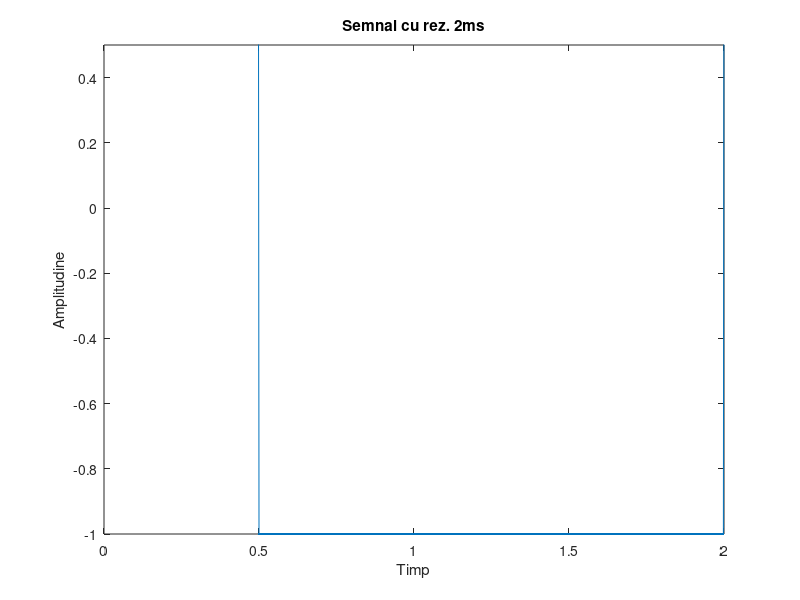
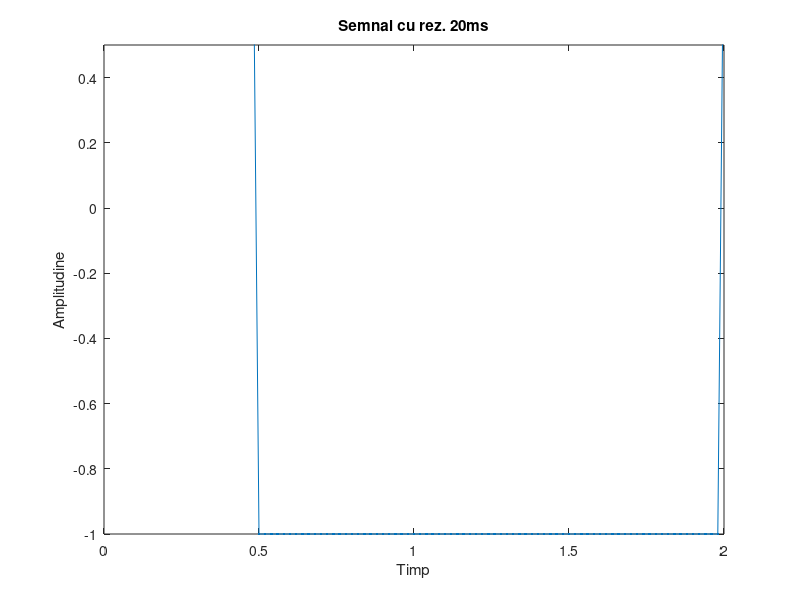
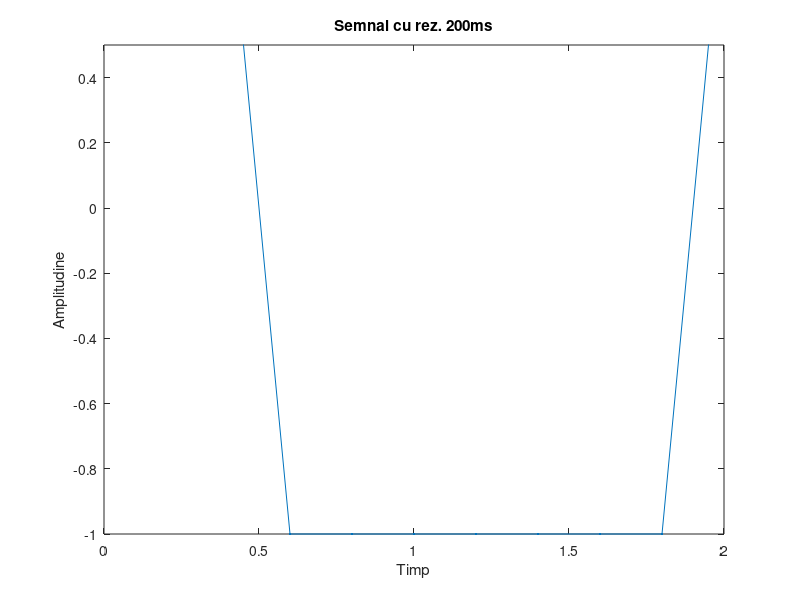

The MATLAB source for these figures, in order:
figure(1)
t=(0:0.002:2);%2 este rezolutia, iar 0.002 este rezolutia semnalului
x=square(1*pi*t,25);
plot(t,x,'.-')
axis([0 2 -1 0.5]) %cu ajutorul acestei functii am pus nivelele de maxim si de minim atatpe axa X cat si pe Y
title('Semnal cu rez. 2ms')
xlabel('Timp')
ylabel('Amplitudine')
figure(2)
t=(0:0.02:2);%2 este rezolutia, iar 0.02 este rezolutia semnalului
x=square(1*pi*t,25); %in cadrul square, 25 reprezinta factorul de umplere, iar 1 este numarul de perioade afisat
plot(t,x,'.-')
axis([0 2 -1 0.5])
title('Semnal cu rez. 20ms')
xlabel('Timp')
ylabel('Amplitudine')
figure(3)
t=(0:0.2:2); %2 este rezolutia, iar 0.2 este rezolutia semnalului
x=square(1*pi*t,25);
plot(t,x,'.-')
axis([0 2 -1 0.5])
title('Semnal cu rez. 200ms')
xlabel('Timp')
ylabel('Amplitudine')